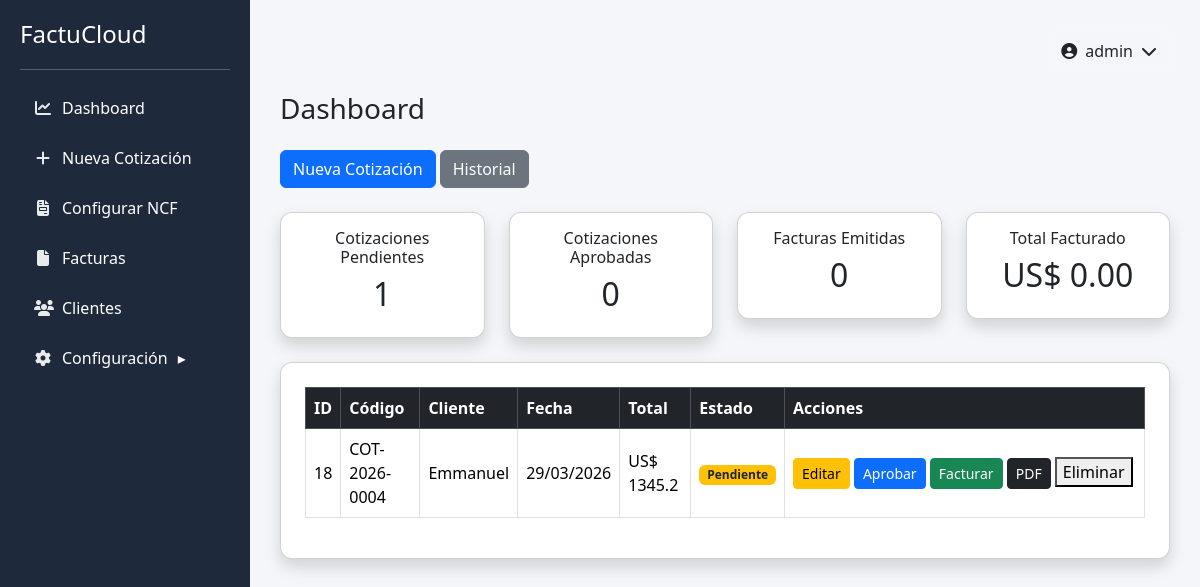
Page / (signed in) on the earlier database version.
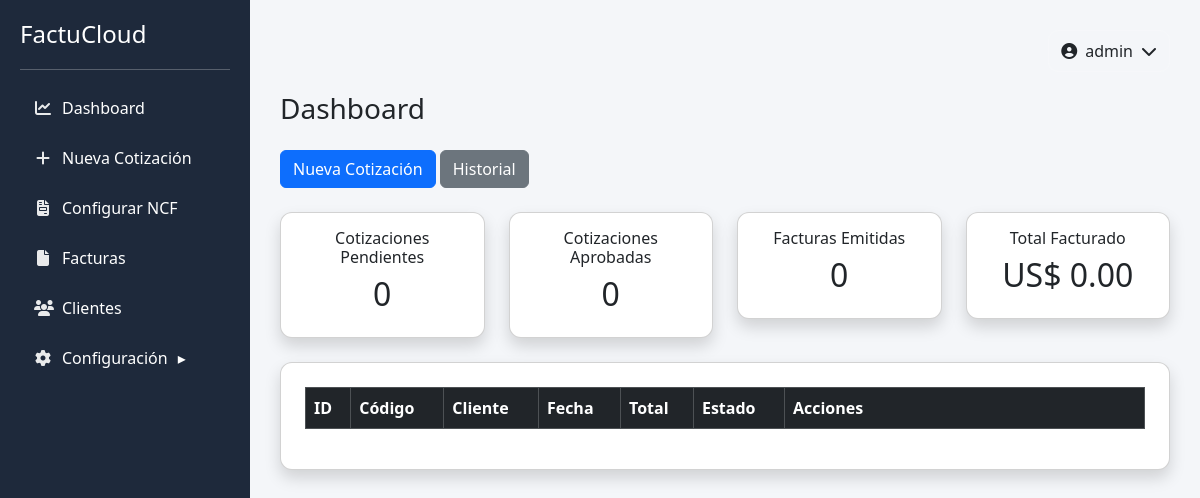
Same page on the later database version.
### tables this page shows
CREATE TABLE cotizaciones (
        id INTEGER PRIMARY KEY AUTOINCREMENT,
        codigo TEXT,
        cliente TEXT,
        rnc TEXT,
        telefono TEXT,
        correo TEXT,
        fecha TEXT,
        subtotal REAL,
        itbis REAL,
        total REAL,
        estado TEXT
    );

### app.py (the view)
@app.route("/")
def index():
    if "usuario" not in session:
        return redirect(url_for("login"))
    buscar = request.args.get("buscar")
    conn = get_db()
    if buscar:
        cotizaciones = conn.execute("""
        SELECT * FROM cotizaciones
        WHERE estado != 'Eliminada'
        AND cliente LIKE ?
        ORDER BY id DESC
        """, ("%" + buscar + "%",)).fetchall()
    else:
        cotizaciones = conn.execute("""
        SELECT * FROM cotizaciones
        WHERE estado != 'Eliminada'
        ORDER BY id DESC
        """).fetchall()
    pendientes = conn.execute("""
    SELECT COUNT(*) FROM cotizaciones
    WHERE estado='Pendiente'
    """).fetchone()[0]
    aprobadas = conn.execute("""
    SELECT COUNT(*) FROM cotizaciones
    WHERE estado='Aprobada'
    """).fetchone()[0]
    facturadas = conn.execute("""
    SELECT COUNT(*) FROM cotizaciones
    WHERE estado='Facturada'
    """).fetchone()[0]
    total_facturado = conn.execute("""
    SELECT SUM(total) FROM facturas
    """).fetchone()[0]
    if total_facturado is None:
        total_facturado = 0
    conn.close()
    return render_template(
        "index.html",
        cotizaciones=cotizaciones,
        pendientes=pendientes,
        aprobadas=aprobadas,
        facturadas=facturadas,
        total_facturado=total_facturado
    )

### app.py (called while the page is built)
def get_db():
    conn = sqlite3.connect("database.db")
    conn.row_factory = sqlite3.Row
    return conn

@app.context_processor
def inject_user():
    return dict(usuario=session.get("usuario"))

### templates/index.html (shortened to what this page needs)
{% extends "base.html" %}
{% block content %}
<h3 class="mb-4">Dashboard</h3>
<div class="d-flex justify-content-between mb-4">
    <div>
        <a href="/nueva" class="btn btn-primary">
            Nueva Cotización
        </a>
        <a href="/historial" class="btn btn-secondary">
            Historial
        </a>
    </div>
</div>
<div class="row mb-4">
    <div class="col-md-3">
        <div class="card shadow text-center p-3">
            <h6>Cotizaciones Pendientes</h6>
            <h2>{{ pendientes }}</h2>
        </div>
    </div>
    <div class="col-md-3">
        <div class="card shadow text-center p-3">
            <h6>Cotizaciones Aprobadas</h6>
            <h2>{{ aprobadas }}</h2>
        </div>
    </div>
    <div class="col-md-3">
        <div class="card shadow text-center p-3">
            <h6>Facturas Emitidas</h6>
            <h2>{{ facturadas }}</h2>
        </div>
    </div>
    <div class="col-md-3">
        <div class="card shadow text-center p-3">
            <h6>Total Facturado</h6>
            <h2>US$ {{ "%.2f"|format(total_facturado) }}</h2>
        </div>
    </div>
</div>
<div class="card shadow p-4">
<div class="table-responsive">
<table class="table table-bordered table-hover align-middle">
<thead class="table-dark">
<tr>
<th>ID</th>
<th>Código</th>
<th>Cliente</th>
<th>Fecha</th>
<th>Total</th>
<th>Estado</th>
<th width="360">Acciones</th>
</tr>
</thead>
<tbody>
{% for cotizacion in cotizaciones %}
<tr>
<td>{{ cotizacion.id }}</td>
<td>{{ cotizacion.codigo }}</td>
<td>{{ cotizacion.cliente }}</td>
<td>{{ cotizacion.fecha }}</td>
<td>
US$ {{ cotizacion.total }}
</td>
<td>
{% if cotizacion.estado == "Pendiente" %}
<span class="badge bg-warning text-dark">
Pendiente
</span>
{% elif cotizacion.estado == "Aprobada" %}
<span class="badge bg-primary">
Aprobada
</span>
{% elif cotizacion.estado == "Facturada" %}
<span class="badge bg-success">
Facturada
</span>
{% endif %}
</td>
<td>
<a href="/editar_cotizacion/{{ cotizacion.id }}" class="btn btn-sm btn-warning">
Editar
</a>
{% if cotizacion.estado == "Pendiente" %}
<a href="/aprobar/{{ cotizacion.id }}" class="btn btn-sm btn-primary">
Aprobar
</a>
{% endif %}
{% if cotizacion.estado != "Facturada" %}
<a href="/facturar/{{ cotizacion.id }}" class="btn btn-sm btn-success">
Facturar
</a>
{% endif %}
<a href="/cotizacion_pdf/{{ cotizacion.id }}"
class="btn btn-sm btn-dark">
PDF
</a>
<form action="/eliminar_cotizacion/{{ cotizacion.id }}" method="POST" style="display:inline;">
    <button class="btn-danger" type="submit"
        onclick="return confirm('¿Seguro que deseas eliminar esta cotización?')">
        Eliminar
    </button>
</form>
</td>
</tr>
{% endfor %}
</tbody>
</table>
</div>
</div>
{% endblock %}

### templates/base.html (shortened to what this page needs)
<!DOCTYPE html>
<html lang="es">
<head>
<link href="https://cdn.jsdelivr.net/npm/select2@4.1.0-rc.0/dist/css/select2.min.css" rel="stylesheet" />
<link href="https://cdn.jsdelivr.net/npm/bootstrap-icons@1.10.5/font/bootstrap-icons.css" rel="stylesheet">
<link href="https://cdn.jsdelivr.net/npm/bootstrap@5.3.2/dist/css/bootstrap.min.css" rel="stylesheet">
<link rel="stylesheet" href="https://cdnjs.cloudflare.com/ajax/libs/font-awesome/6.5.0/css/all.min.css">
</head>
<body>
<div class="container-fluid">
<div class="row">
<div class="sidebar">
<div class="logo">
<h4>FactuCloud</h4>
</div>
<hr>
<a href="/"><i class="fa fa-chart-line"></i> Dashboard</a>
<a href="/nueva"><i class="fa fa-plus"></i> Nueva Cotización</a>
<a href="/configurar_ncf"><i class="fa fa-file-invoice"></i> Configurar NCF</a>
<a href="/facturas"><i class="fa fa-file"></i> Facturas</a>
<a href="/clientes"><i class="fa fa-users"></i> Clientes</a>
<a href="javascript:void(0)" onclick="toggleMenu()">
<i class="fa fa-gear"></i> Configuración <span id="arrow">▸</span>
</a>
</div>
<div class="content">
  <div class="topbar">
    <div class="profile-dropdown">
      <button class="profile-btn" onclick="toggleProfileMenu(event)">
        <i class="fa fa-user-circle"></i>
        <span>{{ usuario if usuario else "Usuario" }}</span>
        <i class="fa fa-chevron-down"></i>
      </button>
    </div>
  </div>
  {% block content %}{% endblock %}
</div>
</div>
</div>
</body>
</html>

### templates/base.html (style rules this page uses)
body { background-color:#f4f6f9; }
.sidebar { position:fixed; left: 0; top: 0; width: 250px; height:100vh; background-color:#1e293b; color:white; padding:20px; }
.sidebar h4 { margin-bottom:20px; }
.sidebar a { color:white; text-decoration:none; display:flex; align-items:center; gap:10px; width:100%; margin-bottom:6px; padding:10px 14px; border-radius:8px; transition:0.25s ease; }
.sidebar a i { width:18px; text-align:center; opacity:0.9; }
.content { margin-left: 250px; padding:30px; width: calc(100% - 250px); }
.card { border-radius:12px; }
.topbar { display:flex; justify-content:flex-end; margin-bottom:20px; }
.profile-dropdown { position:relative; }
.profile-btn { display:flex; align-items:center; gap:8px; background:rgba(255,255,255,0.08); border:1px solid rgba(255,255,255,0.1); color:inherit; padding:8px 12px; border-radius:10px; cursor:pointer; transition:0.2s; }

Differences in the rows shown:
removed cotizaciones: id "18", codigo "COT-2026-0004", cliente "Emmanuel", fecha "29/03/2026", total "1345.2", estado "Pendiente"
Other differences:
{{ pendientes }}: "1" → "0"
